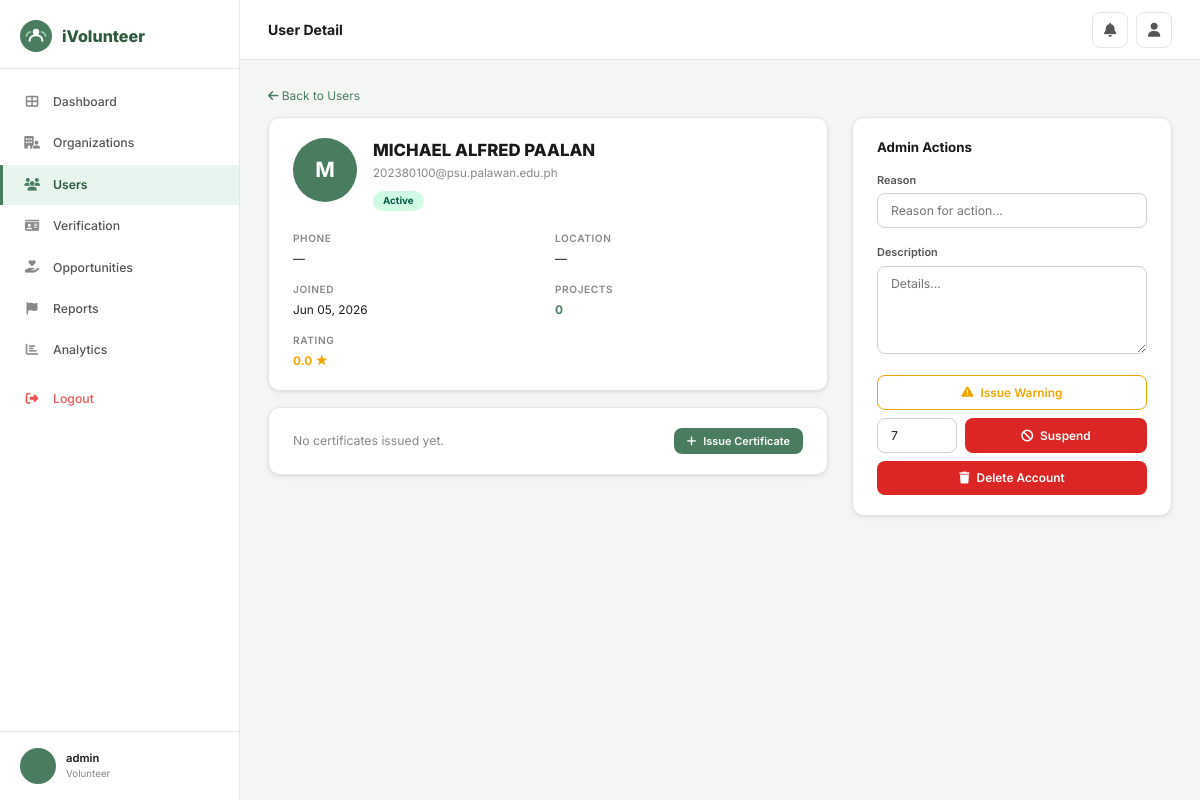
Page /admin-panel/users/9/ (signed in) on the committed database.
### core/models.py (models this page shows, shortened)
class User(AbstractUser):
    ROLE_CHOICES = [('volunteer','Volunteer'),('organization','Organization'),('admin','Admin')]
    STATUS_CHOICES = [('active','Active'),('pending','Pending'),('suspended','Suspended'),('inactive','Inactive')]
    role = models.CharField(max_length=20, choices=ROLE_CHOICES, default='volunteer')
    phone_number = models.CharField(max_length=20, blank=True)
    profile_picture = models.ImageField(upload_to='profile_pics/', blank=True, null=True)
    location = models.CharField(max_length=200, blank=True)
    status = models.CharField(max_length=20, choices=STATUS_CHOICES, default='active')
    is_verified = models.BooleanField(default=False)

class VolunteerProfile(models.Model):
    user = models.OneToOneField(User, on_delete=models.CASCADE, related_name='volunteer_profile')
    bio = models.TextField(blank=True)
    date_of_birth = models.DateField(null=True, blank=True)
    time_available = models.CharField(max_length=100, blank=True)
    skills = models.TextField(blank=True)
    interests = models.TextField(blank=True)
    total_hours = models.PositiveIntegerField(default=0)
    total_projects = models.PositiveIntegerField(default=0)
    rating = models.DecimalField(max_digits=3, decimal_places=2, default=0.0)
    rating_count = models.PositiveIntegerField(default=0)

### core/views.py (the view, shortened to what this page needs)
# urls.py: path('admin-panel/users/<int:pk>/', views.admin_user_detail, name='admin_user_detail'),
@login_required
def admin_user_detail(request, pk):
    if not is_admin(request.user): return redirect('home')
    target = get_object_or_404(User, pk=pk)
    return render(request, 'core/admin_user_detail.html', {
        'target': target,
        'profile': getattr(target, 'volunteer_profile', None),
        'warnings': Warning.objects.filter(target_user=target).order_by('-created_at'),
        'reports': Report.objects.filter(reported_user=target).order_by('-created_at'),
        'certs': Certificate.objects.filter(user=target)})

### core/views.py (called while the page is built)
def is_admin(u): return u.is_authenticated and (u.role == 'admin' or u.is_superuser)

### core/templates/core/admin_user_detail.html (shortened to what this page needs)
{% extends 'core/base.html' %}
{% block page_title %}User Detail{% endblock %}
{% block content %}
<div style="margin-bottom:12px"><a href="{% url 'admin_users' %}" style="color:#4a7c5f;font-size:.85rem"><i class="fas fa-arrow-left"></i> Back to Users</a></div>
<div style="display:grid;grid-template-columns:1fr 320px;gap:24px">
  <div>
    <div class="card mb-4">
      <div class="card-body">
        <div style="display:flex;align-items:flex-start;gap:16px;margin-bottom:20px">
          <div style="width:64px;height:64px;border-radius:50%;background:#4a7c5f;color:#fff;display:flex;align-items:center;justify-content:center;font-size:1.5rem;font-weight:700;flex-shrink:0;overflow:hidden">
            {% if target.profile_picture %}<img src="{{ target.profile_picture.url }}" alt="" style="width:100%;height:100%;object-fit:cover">{% else %}{{ target.first_name|first|upper }}{% endif %}
          </div>
          <div style="flex:1">
            <h2 style="font-size:1.2rem;font-weight:800">{{ target.get_full_name|default:target.username }}</h2>
            <div style="font-size:.83rem;color:#888;margin-top:2px">{{ target.email }}</div>
            <div style="display:flex;gap:8px;margin-top:8px;flex-wrap:wrap">
              <span class="badge badge-{{ target.status }}">{{ target.get_status_display }}</span>
            </div>
          </div>
        </div>
        <div style="display:grid;grid-template-columns:1fr 1fr;gap:14px;font-size:.85rem">
          <div><div style="color:#888;font-size:.72rem;font-weight:600;text-transform:uppercase;letter-spacing:.06em;margin-bottom:4px">Phone</div><div>{{ target.phone_number|default:"—" }}</div></div>
          <div><div style="color:#888;font-size:.72rem;font-weight:600;text-transform:uppercase;letter-spacing:.06em;margin-bottom:4px">Location</div><div>{{ target.location|default:"—" }}</div></div>
          <div><div style="color:#888;font-size:.72rem;font-weight:600;text-transform:uppercase;letter-spacing:.06em;margin-bottom:4px">Joined</div><div>{{ target.date_joined|date:"M d, Y" }}</div></div>
          {% if profile %}
          <div><div style="color:#888;font-size:.72rem;font-weight:600;text-transform:uppercase;letter-spacing:.06em;margin-bottom:4px">Projects</div><div style="font-weight:700;color:#4a7c5f">{{ profile.total_projects }}</div></div>
          <div><div style="color:#888;font-size:.72rem;font-weight:600;text-transform:uppercase;letter-spacing:.06em;margin-bottom:4px">Rating</div><div style="font-weight:700;color:#f0a500">{{ profile.rating|floatformat:1 }} ★</div></div>
          {% endif %}
        </div>
      </div>
    </div>
    {% if certs %}
    <div class="card mb-4">
      <div class="card-body">
        <div style="display:flex;align-items:center;justify-content:space-between;margin-bottom:14px">
          <h3 style="font-weight:700;font-size:.95rem">Certificates</h3>
          <a href="{% url 'create_certificate' target.pk %}" class="btn btn-green btn-sm"><i class="fas fa-plus"></i> Issue Certificate</a>
        </div>
        {% for cert in certs %}
        <div style="display:flex;align-items:center;gap:12px;padding:10px 0;border-bottom:1px solid #e5e5e5">
          <div style="width:36px;height:36px;border-radius:50%;background:#2d5a3d;color:#fff;display:flex;align-items:center;justify-content:center;font-size:.85rem;flex-shrink:0"><i class="fas fa-certificate"></i></div>
          <div style="flex:1"><div style="font-weight:600;font-size:.85rem">{{ cert.template_title }}</div><div style="font-size:.75rem;color:#888">{{ cert.get_cert_type_display }} · {{ cert.issued_at|date:"M d, Y" }}</div></div>
          <a href="{% url 'view_certificate' cert.pk %}" class="btn btn-grey btn-sm">View</a>
        </div>
        {% endfor %}
      </div>
    </div>
    {% else %}
    <div class="card mb-4">
      <div class="card-body" style="display:flex;align-items:center;justify-content:space-between">
        <span style="color:#888;font-size:.875rem">No certificates issued yet.</span>
        <a href="{% url 'create_certificate' target.pk %}" class="btn btn-green btn-sm"><i class="fas fa-plus"></i> Issue Certificate</a>
      </div>
    </div>
    {% endif %}
  </div>
  <div>
    <div class="card mb-4">
      <div class="card-body">
        <div style="font-weight:700;margin-bottom:14px;font-size:.95rem">Admin Actions</div>
        <form method="post">
          <div class="form-group"><label class="form-label">Reason</label><input type="text" name="reason" class="form-control" placeholder="Reason for action…"></div>
          <div class="form-group"><label class="form-label">Description</label><textarea name="description" class="form-control" rows="3" placeholder="Details…"></textarea></div>
          <div style="display:flex;flex-direction:column;gap:8px">
            <button name="action" value="warning" class="btn btn-warning-outline btn-block"><i class="fas fa-exclamation-triangle"></i> Issue Warning</button>
            <div style="display:flex;gap:8px">
              <input type="number" name="suspension_days" class="form-control" value="7" min="1" style="width:80px;flex-shrink:0">
              <button name="action" value="suspend" class="btn btn-danger btn-block"><i class="fas fa-ban"></i> Suspend</button>
            </div>
            <button name="action" value="delete" class="btn btn-danger btn-block" onclick="return confirm('Delete this user? Cannot be undone.')"><i class="fas fa-trash"></i> Delete Account</button>
          </div>
        </form>
      </div>
    </div>
  </div>
</div>
{% endblock %}

### core/templates/core/base.html (shortened to what this page needs)
<!DOCTYPE html>
<html lang="en">
<head>
<link rel="stylesheet" href="https://cdnjs.cloudflare.com/ajax/libs/font-awesome/6.5.0/css/all.min.css">
{% load static %}
</head>
<body>
{% block full_page %}
<div class="layout">
  {% if user.is_authenticated %}
  <aside class="sidebar">
    <div class="sidebar-logo">
      <span class="sidebar-logo-text">iVolunteer</span>
    </div>
    <nav class="sidebar-nav">
      {% if user.role == 'admin' or user.is_superuser %}
        <a href="{% url 'admin_dashboard' %}" class="nav-item {% if request.resolver_match.url_name == 'admin_dashboard' %}active{% endif %}">
          <i class="fas fa-th-large"></i> Dashboard
        </a>
        <a href="{% url 'admin_organizations' %}" class="nav-item {% if 'admin_org' in request.resolver_match.url_name %}active{% endif %}">
          <i class="fas fa-building-user"></i> Organizations
        </a>
        <a href="{% url 'admin_users' %}" class="nav-item {% if 'admin_user' in request.resolver_match.url_name %}active{% endif %}">
          <i class="fas fa-users"></i> Users
        </a>
        <a href="{% url 'admin_verification' %}" class="nav-item {% if 'verification' in request.resolver_match.url_name %}active{% endif %}">
          <i class="fas fa-id-card"></i> Verification
        </a>
        <a href="{% url 'admin_opportunities' %}" class="nav-item {% if 'admin_opportunities' in request.resolver_match.url_name %}active{% endif %}">
          <i class="fas fa-hand-holding-heart"></i> Opportunities
        </a>
        <a href="{% url 'admin_reports' %}" class="nav-item {% if 'report' in request.resolver_match.url_name %}active{% endif %}">
          <i class="fas fa-flag"></i> Reports
        </a>
        <a href="{% url 'admin_analytics' %}" class="nav-item {% if 'analytics' in request.resolver_match.url_name %}active{% endif %}">
          <i class="fas fa-chart-bar"></i> Analytics
        </a>
      {% endif %}
      <a href="{% url 'logout' %}" class="nav-item nav-logout" style="margin-top:8px">
        <i class="fas fa-sign-out-alt"></i> Logout
      </a>
    </nav>
    <div class="sidebar-footer">
      <div class="sidebar-user">
        <div class="s-avatar">
        </div>
        <div>
          <div class="s-user-name">{{ user.get_full_name|default:user.username }}</div>
          <div class="s-user-role">{{ user.get_role_display }}</div>
        </div>
      </div>
    </div>
  </aside>
  {% endif %}
  <main class="main">
    {% if user.is_authenticated %}
    <header class="topbar">
      <span class="topbar-title">{% block page_title %}{% endblock %}</span>
      <div class="topbar-right">
        <a href="{% url 'notifications' %}" class="icon-btn" title="Notifications">
          <i class="fas fa-bell"></i>
        </a>
        {% if user.role == 'volunteer' %}
        <a href="{% url 'vol_profile' %}" class="icon-btn"><i class="fas fa-user"></i></a>
        {% elif user.role == 'organization' %}
        <a href="{% url 'org_profile' %}" class="icon-btn"><i class="fas fa-building"></i></a>
        {% endif %}
      </div>
    </header>
    {% endif %}
    <div class="content">
      {% block content %}{% endblock %}
    </div>
  </main>
</div>
{% endblock full_page %}
</body>
</html>

### core/templates/core/base.html (style rules this page uses)
:root { --green:#4a7c5f;--green-dark:#2d5a3d;--green-mid:#3d6b50;--green-light:#e8f5ee; --green-btn:#4a7c5f;--accent:#f0a500; --sidebar-bg:#fff;--sidebar-w:240px; --text:#1a1a1a;--text-2:#555;--text-3:#888; --bg:#f4f6f4;--white:#fff; --border:#e5e5e5;--border-2:#d0d0d0; --radius:12px;--radius-sm:8px; --shadow:0 1px 3px rgba(0,0,0,.08),0 2px 8px rgba(0,0,0,.04); --shadow-md:0 4px 16px rgba(0,0,0,.1); }
*,*::before,*::after { box-sizing:border-box;margin:0;padding:0 }
html { font-size:14px }
body { font-family:'Inter',sans-serif;background:var(--bg);color:var(--text);line-height:1.5 }
a { color:inherit;text-decoration:none }
button,input,select,textarea { font-family:inherit }
.layout { display:flex;min-height:100vh }
.sidebar { width:var(--sidebar-w);background:var(--white);border-right:1px solid var(--border);position:fixed;top:0;left:0;bottom:0;display:flex;flex-direction:column;overflow-y:auto;z-index:200 }
.sidebar-logo { padding:20px 20px 16px;display:flex;align-items:center;gap:10px;border-bottom:1px solid var(--border) }
.sidebar-logo-text { font-size:1.15rem;font-weight:800;color:var(--green-dark) }
.sidebar-nav { flex:1;padding:12px 0 }
.nav-item { display:flex;align-items:center;gap:12px;padding:11px 20px;color:var(--text-2);font-size:.875rem;font-weight:500;cursor:pointer;transition:.15s;border-left:3px solid transparent;margin:1px 0 }
.nav-item i { width:18px;text-align:center;color:var(--text-3);font-size:.9rem }
.nav-item.active { background:var(--green-light);color:var(--green-dark);font-weight:600;border-left-color:var(--green) }
.nav-item.active i { color:var(--green) }
.nav-logout { color:#e55;margin-top:auto }
.nav-logout i { color:#e55 }
.sidebar-footer { padding:16px 20px;border-top:1px solid var(--border) }
.sidebar-user { display:flex;align-items:center;gap:10px }
.s-avatar { width:36px;height:36px;border-radius:50%;background:var(--green);color:#fff;display:flex;align-items:center;justify-content:center;font-weight:700;font-size:.8rem;flex-shrink:0;overflow:hidden }
.s-user-name { font-size:.8rem;font-weight:600;color:var(--text) }
.s-user-role { font-size:.7rem;color:var(--text-3) }
.main { margin-left:var(--sidebar-w);flex:1;display:flex;flex-direction:column }
.topbar { background:var(--white);border-bottom:1px solid var(--border);height:60px;display:flex;align-items:center;justify-content:space-between;padding:0 28px;position:sticky;top:0;z-index:100 }
.topbar-title { font-size:1rem;font-weight:700;color:var(--text) }
.topbar-right { display:flex;align-items:center;gap:8px }
.icon-btn { width:36px;height:36px;border-radius:8px;border:1px solid var(--border);background:var(--white);display:flex;align-items:center;justify-content:center;color:var(--text-2);cursor:pointer;transition:.15s;position:relative }
.content { padding:24px 28px;flex:1;max-width:1180px;width:100% }
.card { background:var(--white);border-radius:var(--radius);border:1px solid var(--border);box-shadow:var(--shadow) }
.card-body { padding:20px 24px }
.btn { display:inline-flex;align-items:center;gap:7px;padding:9px 20px;border-radius:8px;font-size:.85rem;font-weight:600;cursor:pointer;border:none;transition:.15s;line-height:1.3 }
.btn-green { background:var(--green-btn);color:#fff }
.btn-danger { background:#dc2626;color:#fff }
.btn-warning-outline { background:transparent;border:1.5px solid var(--accent);color:var(--accent) }
.btn-sm { padding:6px 13px;font-size:.78rem }
.btn-block { width:100%;justify-content:center }
.form-group { margin-bottom:16px }
.form-label { display:block;font-size:.78rem;font-weight:600;color:var(--text-2);margin-bottom:5px }
.form-control { width:100%;padding:9px 13px;border:1.5px solid var(--border-2);border-radius:var(--radius-sm);font-size:.875rem;color:var(--text);background:var(--white);outline:none;transition:.15s }
textarea.form-control { resize:vertical;min-height:88px }
.badge { display:inline-flex;align-items:center;padding:3px 10px;border-radius:20px;font-size:.7rem;font-weight:700;text-transform:capitalize }
.badge-active,.badge-approved { background:#d1fae5;color:#065f46 }
.mb-4 { margin-bottom:16px }

### rows in the picture
User: get_full_name "admin", role "Volunteer"
User: first_name|first "M", get_full_name "MICHAEL ALFRED PAALAN", email "202380100@psu.palawan.edu.ph", status "Active", phone_number "—", location "—", date_joined "Jun 05, 2026"
VolunteerProfile: total_projects "0", rating "0.0"
